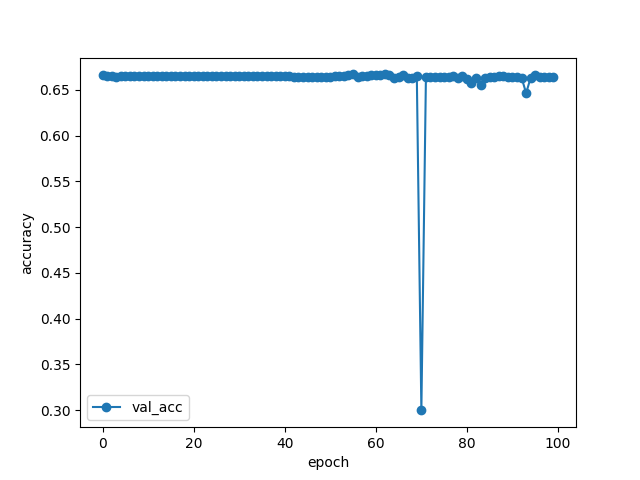

The script that saved this image:
import glob
from numpy import random
from tensorflow.keras import layers, Model
from tensorflow.nn import leaky_relu
import tensorflow as tf
import numpy as np
from itertools import combinations
import random
from sklearn.model_selection import train_test_split
import pandas as pd
import matplotlib.pyplot as plt

# model architecture
class RankNet(Model):
    def __init__(self):
        super().__init__()
        self.dense = [layers.Dense(16, activation=leaky_relu), layers.Dense(8, activation=leaky_relu)]
        self.o = layers.Dense(1, activation='linear')
        self.oi_minus_oj = layers.Subtract()
    
    def call(self, inputs):
        xi, xj = inputs
        densei = self.dense[0](xi)
        densej = self.dense[0](xj)
        for dense in self.dense[1:]:
            densei = dense(densei)
            densej = dense(densej)
        oi = self.o(densei)
        oj= self.o(densej)
        oij = self.oi_minus_oj([oi, oj])
        output = layers.Activation('sigmoid')(oij)
        return output

xi = []
xj = []
pij = []
pair_ids = []
pair_query_id = []
years = ['2021','2020','2019','2018','2017','2016','2015','2014','2013','2012','2011','2010','2009','2008','2007','2006','2005','2004','2003','2002']
csv_list = glob.glob('../documents/csv/*.csv')

for csv in csv_list:
    df = pd.read_csv(csv)
    index_num = 0
    for year in years:
        one_year_Data = df[df['日付'].str.contains(year)].index.tolist()

        # print("a",one_year_Data)
        # print(one_year_Data.loc[0:0,"タイム指数"])

        # index_list = [i for i in range(len(one_year_Data))]
        random.shuffle(one_year_Data)
        for pair_id in combinations(one_year_Data, 2):
            # pair_query_id.append(year)
            pair_ids.append(pair_id)
            i = pair_id[0]
            j = pair_id[1]
            # print("i:",df.at[i,"ﾀｲﾑ指数平均"],df.at[i,"賞金平均"],df.at[i,"着差平均"])
            # print("j:",df.at[j,"ﾀｲﾑ指数平均"],df.at[j,"賞金平均"],df.at[j,"着差平均"])
            xi.append([df.at[i,"ﾀｲﾑ指数平均"],df.at[i,"賞金平均"],df.at[i,"着差平均"]])
            xj.append([df.at[j,"ﾀｲﾑ指数平均"],df.at[j,"賞金平均"],df.at[j,"着差平均"]])

            if df.at[i,"本番着順"]  == df.at[j,"本番着順"] :
                pij_com = 0.5

            elif df.at[i,"本番着順"]  > df.at[j,"本番着順"] :
                pij_com = 0

            else:
                pij_com = 1

            pij.append(pij_com)
        # index_num += len(one_year_Data)
        # index_list.clear()

xi = np.array(xi,dtype = 'float')
xj = np.array(xj,dtype = 'float')
pij = np.array(pij,dtype = 'float')

# pair_query_id = np.array(pair_query_id)

print(len(xi))

xi_train, xi_test, xj_train, xj_test, pij_train, pij_test = train_test_split(xi, xj, pij, test_size=0.2)

print(xi_train)
print(xi_test)
print(xj_train)
print(xj_test)
print(pij_train)
print(pij_test)
print(len(xi_train))
print(len(xi_test))
print(len(xj_train))
print(len(xj_test))
print(len(pij_train))
print(len(pij_test))

np.savetxt("./txt/xi_train.txt",xi_train)
np.savetxt("./txt/xi_test.txt",xi_test)
np.savetxt("./txt/xj_train.txt",xj_train)
np.savetxt("./txt/xj_test.txt",xj_test)
np.savetxt("./txt/pij_train.txt",pij_train)
np.savetxt("./txt/pij_test.txt",pij_test)

ranknet = RankNet()
# ranknet.compile(optimizer='adam', loss='binary_crossentropy',metrics=['accuracy'])
ranknet.compile(optimizer='sgd', loss=tf.keras.losses.LogCosh(), metrics=['accuracy'])
# ranknet.compile(optimizer='sgd', loss='mean_squared_error', metrics=['accuracy'])
# test_score = []
history = ranknet.fit([xi_train, xj_train], pij_train, epochs=100, batch_size=32, validation_data=([xi_test, xj_test], pij_test))

score = ranknet.evaluate([xi_test, xj_test], pij_test, batch_size=32, verbose=0)

# test_score.append([ep,bs,score[0],score[1]])

# for test in test_score:
#     print("epochs=",test[0]," batch_size=",test[1]," loss=",test[2]," accurary=",test[3])

print('validation loss:{0[0]}\nvalidation accuracy:{0[1]}'.format(score))

# plt.plot(history.history["acc"], label="acc", ls="-", marker="o")
plt.plot(history.history["val_accuracy"], label="val_acc", ls="-", marker="o")
plt.ylabel("accuracy")
plt.xlabel("epoch")
plt.legend(loc="best")
plt.savefig("ranknet.png")  

# tf.keras.models.save_model(ranknet,'keiba_ranknet_model')
ranknet.save("./keiba_ranknet_model")
# ranknet.save_weights("./keiba_ranknet.hdf5", save_format="hdf5")
# ranknet.save_weights("./keiba_ranknet.hdf5")
# joblib.dump(ranknet,'keiba_ranknet_model.pkl2', compress=2)


# f_log = './log/'
# f_model = './model/'

# json_string = ranknet.to_json()
# open('./ranknet_model.json', 'w').write(json_string)
# # yaml_string = ranknet.to_yaml()
# open(os.path.join(f_model,'ranknet_model.yaml'), 'w').write(ranknet.to_yaml())
# print('save weights')
# ranknet.save_weights(os.path.join(f_model,'ranknet_model_weights.hdf5'))

y_predeict = ranknet.predict([xi_test, xj_test])

print(y_predeict)
np.savetxt('./txt/predeict.txt', y_predeict)

tp = 0
fp = 0
tn = 0
fn = 0
for t,p in zip(pij_test, y_predeict):
    if t == 0 and p < 0.5:
        tp += 1
    elif t == 0 and p > 0.5:
        fp += 1
    elif t == 1 and p < 0.5:
        fn += 1
    elif t == 1 and p > 0.5:
        tn += 1
conf_mat = np.array([[tp,fp],[fn,tn]])
print("混同行列\n",conf_mat)
print('精度:',(tp+tn)/(tp+fp+tn+fn))